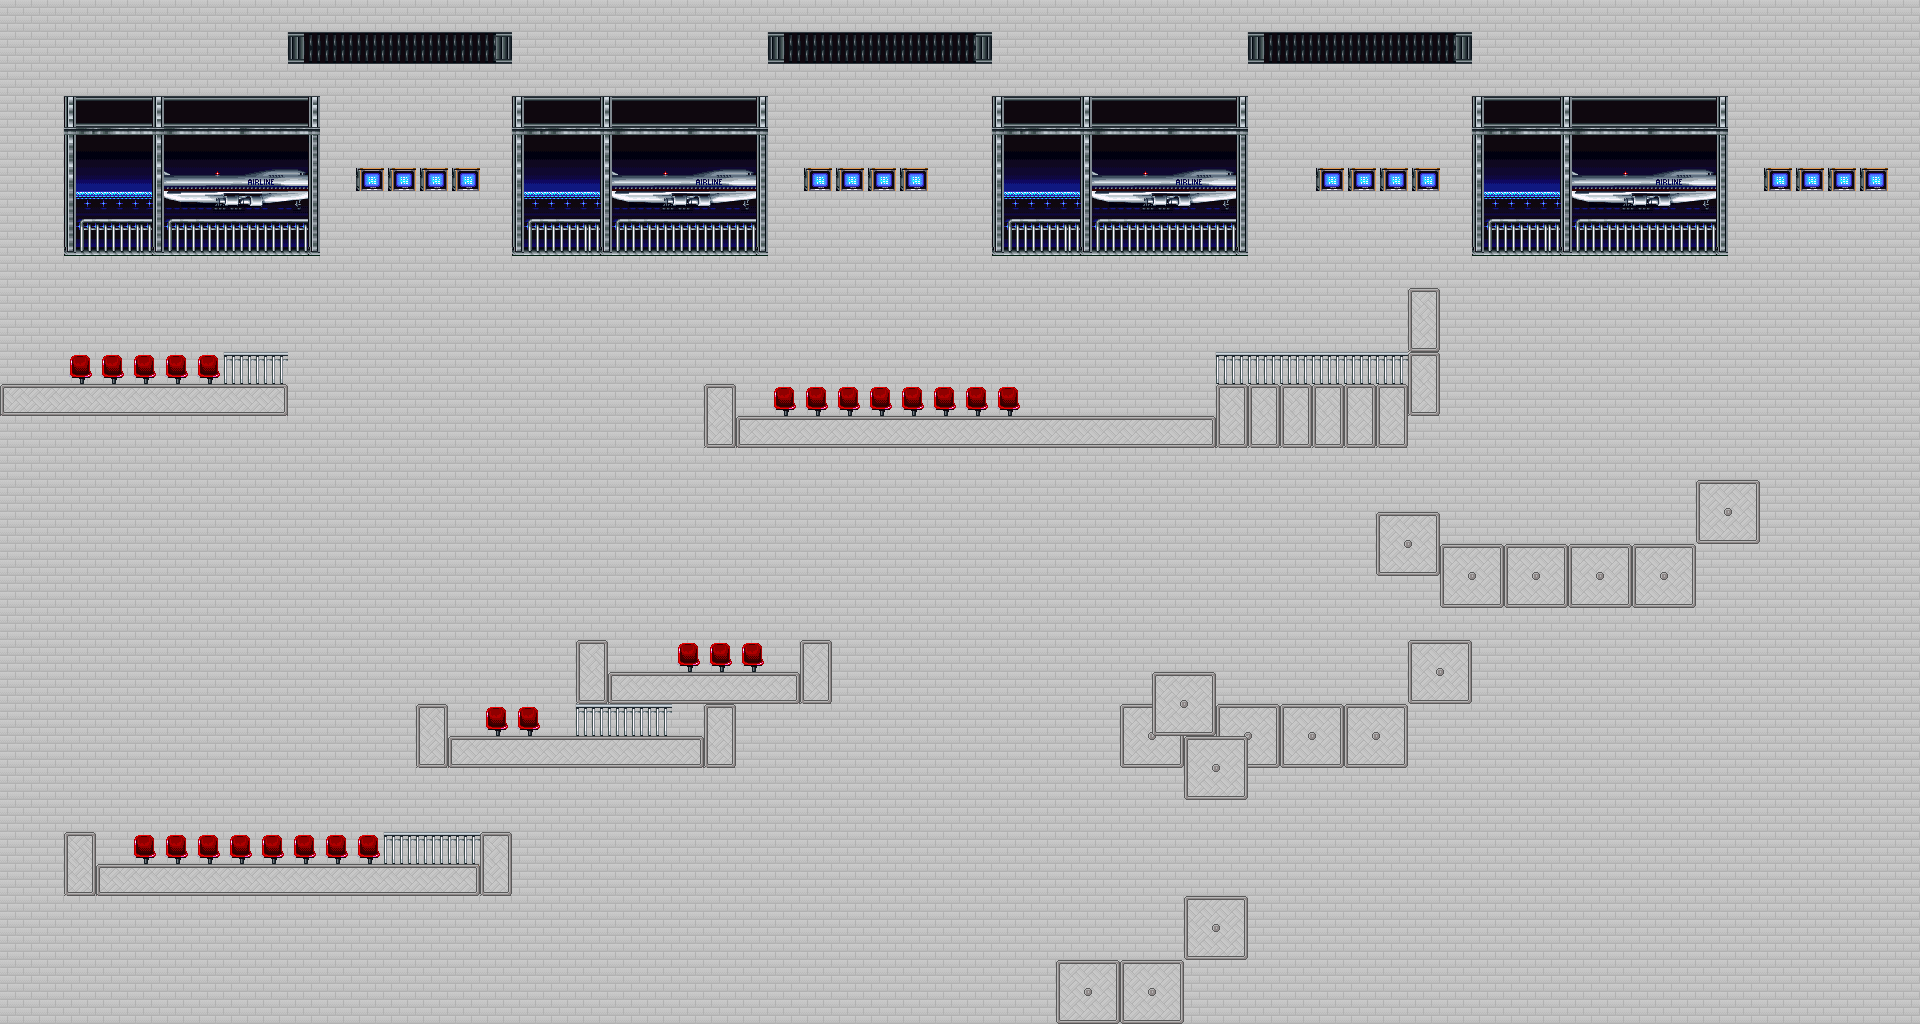

Below is a game level as drawn by its tile map, then a one-line description and the .tmx that defines it (tile-layer data replaced by summaries):
An orthogonal 60x32 tile map with 32x32 px tiles, 3 tile layers (BACKGROUND, PLATFORMS, FOREGROUND), 3 tilesets and 8 objects (6x police, Player, portal).

<map version="1.0" orientation="orthogonal" width="60" height="32" tilewidth="32" tileheight="32">
 <properties>
  <property name="time" value="180" />
 </properties>
 <tileset firstgid="1" name="AirportTile" tilewidth="32" tileheight="32">
  <image source="tiles/AirportTile.png" width="256" height="640" />
 </tileset>
 <tileset firstgid="161" name="AirportTerrain" tilewidth="32" tileheight="32">
  <image source="tiles/AirportTerrain.png" width="256" height="479" />
 </tileset>
 <tileset firstgid="273" name="CityTile" tilewidth="32" tileheight="32">
  <image source="tiles/CityTile.png" trans="ffffff" width="480" height="736" />
 </tileset>
 <layer name="BACKGROUND" width="60" height="32">
  <data>[1920 cells, 1920 non-empty, 41 distinct tile ids]</data>
 </layer>
 <layer name="PLATFORMS" width="60" height="32">
  <data>[1920 cells, 135 non-empty, 10 distinct tile ids]</data>
 </layer>
 <layer name="FOREGROUND" width="60" height="32">
  <data>[1920 cells, 84 non-empty, 12 distinct tile ids]</data>
 </layer>
 <objectgroup name="ACTORGROUP" width="60" height="32">
  <object name="Player" x="6" y="328" width="29" height="49" />
  <object name="portal" x="1064" y="883" width="34" height="63" />
  <object name="police" x="713" y="583" width="40" height="61" />
  <object name="police" x="1264" y="313" width="40" height="61" />
  <object name="police" x="1639" y="474" width="40" height="61" />
  <object name="police" x="901" y="350" width="40" height="61" />
  <object name="police" x="494" y="637" width="40" height="61" />
  <object name="police" x="1353" y="632" width="40" height="61" />
 </objectgroup>
</map>
